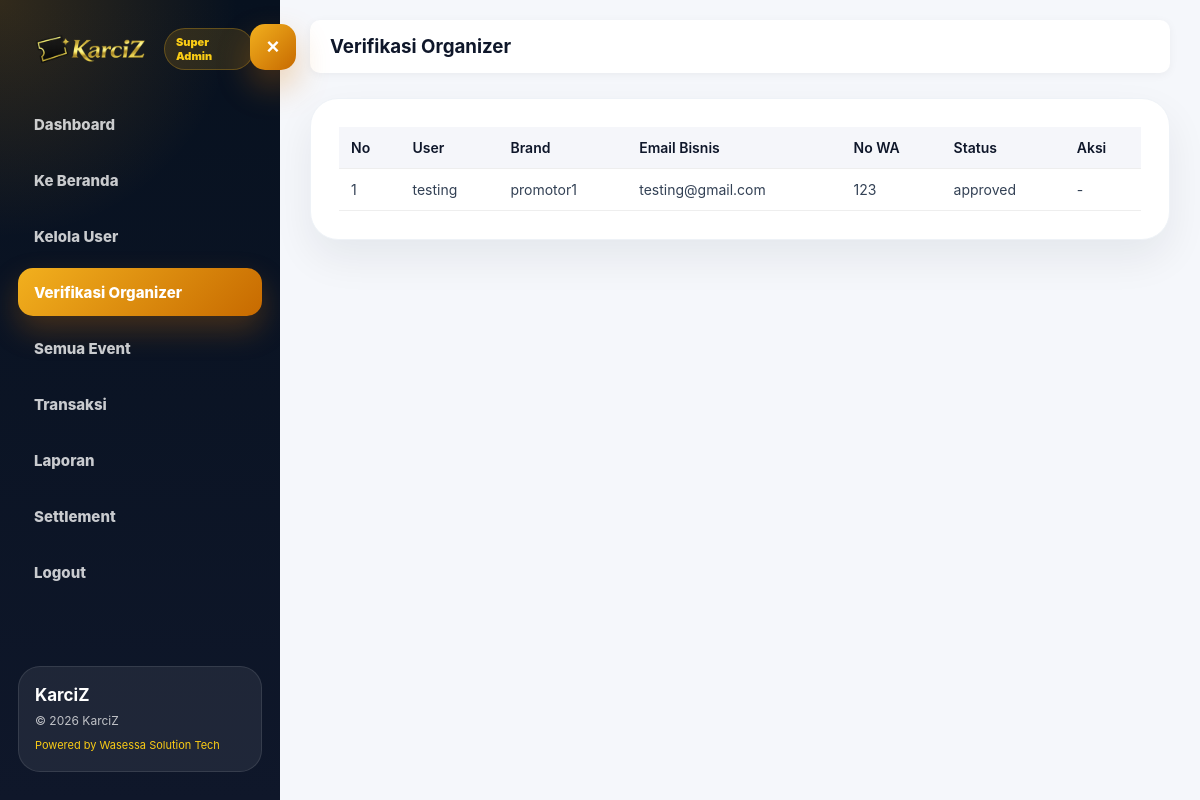
The page /super-admin/verify-organizer.php (signed in) on the database as committed earlier.
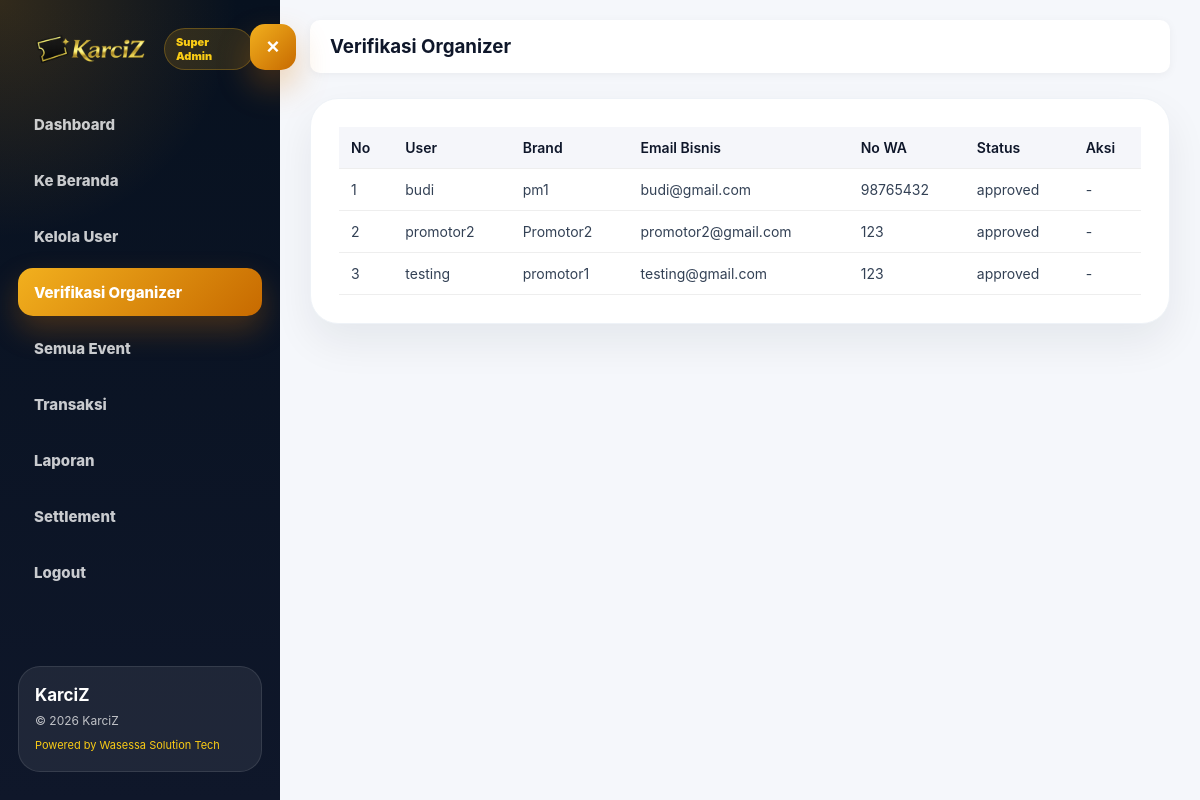
The same page on the database as committed later.
### tables this page shows
CREATE TABLE `promotor` (
  `id` int(100) NOT NULL,
  `user_id` int(11) DEFAULT NULL,
  `nama_brand` varchar(255) NOT NULL,
  `deskripsi_singkat` varchar(500) NOT NULL,
  `email_bisnis` varchar(255) NOT NULL,
  `no_wa` int(25) NOT NULL,
  `logo` varchar(255) NOT NULL,
  `banner` varchar(255) NOT NULL,
  `status` enum('pending','approved','rejected') DEFAULT 'pending',
  `created_at` timestamp NOT NULL DEFAULT current_timestamp()
);

CREATE TABLE `users` (
  `id` int(11) NOT NULL,
  `username` varchar(50) DEFAULT NULL,
  `email` varchar(100) DEFAULT NULL,
  `password` varchar(255) DEFAULT NULL,
  `no_whatsapp` varchar(20) DEFAULT NULL,
  `role` enum('customer','organizer','superadmin','staff_gate') NOT NULL DEFAULT 'customer',
  `created_at` timestamp NOT NULL DEFAULT current_timestamp(),
  `profile_image` varchar(255) DEFAULT NULL,
  `status` enum('pending','approved','rejected') DEFAULT 'pending'
);

### super-admin/verify-organizer.php (the view, shortened to what this page needs)
<?php
include '../config.php';
$result = $conn->query("
    SELECT
        promotor.id,
        promotor.user_id,
        promotor.nama_brand,
        promotor.deskripsi_singkat,
        promotor.email_bisnis,
        promotor.no_wa,
        promotor.status,
        users.username
    FROM promotor
    JOIN users ON promotor.user_id = users.id
    ORDER BY promotor.id DESC
");
?>
<!DOCTYPE html>
<html>
<head>
    <link rel="stylesheet" href="/Karciz/assets/css/superadmin.css?v=1">
    <link rel="stylesheet" href="/Karciz/assets/css/superadmin-premium.css?v=2">
</head>
<body>
<div class="wrapper">
<?php include 'sidebar.php'; ?>
    <div class="main">
        <div class="topbar">
            <h3>Verifikasi Organizer</h3>
        </div>
        <div class="table-container">
            <table>
                <tr>
                    <th>No</th>
                    <th>User</th>
                    <th>Brand</th>
                    <th>Email Bisnis</th>
                    <th>No WA</th>
                    <th>Status</th>
                    <th>Aksi</th>
                </tr>
                <?php $no = 1; while ($row = $result->fetch_assoc()) { ?>
                    <tr>
                        <td><?= $no++; ?></td>
                        <td><?= htmlspecialchars($row['username']); ?></td>
                        <td><?= htmlspecialchars($row['nama_brand']); ?></td>
                        <td><?= htmlspecialchars($row['email_bisnis']); ?></td>
                        <td><?= htmlspecialchars($row['no_wa']); ?></td>
                        <td><?= htmlspecialchars($row['status']); ?></td>
                        <td>
                            <?php if ($row['status'] == 'pending') { ?>
                                <a href="approve.php?id=<?= $row['id']; ?>" class="btn-approve">Approve</a>
                                <a href="reject.php?id=<?= $row['id']; ?>" class="btn-reject">Reject</a>
                            <?php } else { ?>
                                -
                            <?php } ?>
                        </td>
                    </tr>
                <?php } ?>
            </table>
        </div>
    </div>
</div>
</body>
</html>

Rows that differ between the two databases and show on the page:
added promotor: user.username "budi", nama_brand "pm1", email_bisnis "budi@gmail.com", no_wa "98765432", status "approved"
added promotor: user.username "promotor2", nama_brand "Promotor2", email_bisnis "promotor2@gmail.com", no_wa "123", status "approved"
